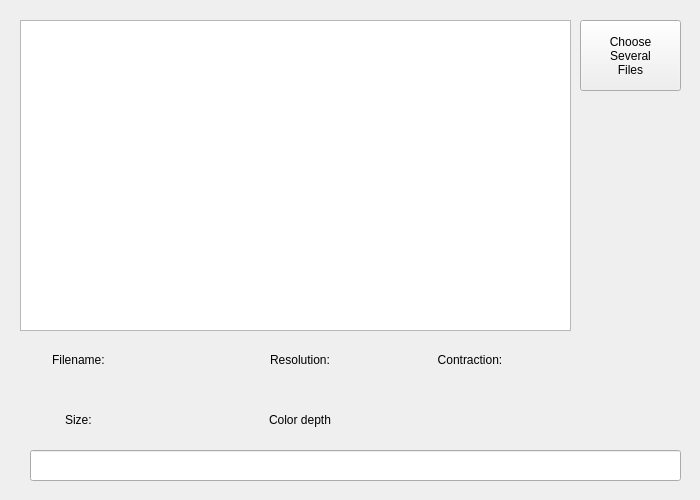
<?xml version="1.0" encoding="UTF-8"?>
<ui version="4.0">
 <class>Widget</class>
 <widget class="QWidget" name="Widget">
  <property name="geometry">
   <rect>
    <x>0</x>
    <y>0</y>
    <width>700</width>
    <height>500</height>
   </rect>
  </property>
  <property name="windowTitle">
   <string>Widget</string>
  </property>
  <widget class="QListView" name="listView">
   <property name="geometry">
    <rect>
     <x>20</x>
     <y>20</y>
     <width>551</width>
     <height>311</height>
    </rect>
   </property>
  </widget>
  <widget class="QLabel" name="Label_1">
   <property name="geometry">
    <rect>
     <x>30</x>
     <y>340</y>
     <width>100</width>
     <height>40</height>
    </rect>
   </property>
   <property name="frameShape">
    <enum>QFrame::NoFrame</enum>
   </property>
   <property name="frameShadow">
    <enum>QFrame::Plain</enum>
   </property>
   <property name="text">
    <string>Filename: </string>
   </property>
   <property name="alignment">
    <set>Qt::AlignCenter</set>
   </property>
  </widget>
  <widget class="QLabel" name="Label_5">
   <property name="geometry">
    <rect>
     <x>30</x>
     <y>400</y>
     <width>100</width>
     <height>40</height>
    </rect>
   </property>
   <property name="frameShape">
    <enum>QFrame::NoFrame</enum>
   </property>
   <property name="frameShadow">
    <enum>QFrame::Plain</enum>
   </property>
   <property name="text">
    <string>Size: </string>
   </property>
   <property name="alignment">
    <set>Qt::AlignCenter</set>
   </property>
  </widget>
  <widget class="QLabel" name="Label_3">
   <property name="geometry">
    <rect>
     <x>250</x>
     <y>340</y>
     <width>100</width>
     <height>40</height>
    </rect>
   </property>
   <property name="frameShape">
    <enum>QFrame::NoFrame</enum>
   </property>
   <property name="frameShadow">
    <enum>QFrame::Plain</enum>
   </property>
   <property name="text">
    <string>Resolution:</string>
   </property>
   <property name="alignment">
    <set>Qt::AlignCenter</set>
   </property>
  </widget>
  <widget class="QLabel" name="Label_4">
   <property name="geometry">
    <rect>
     <x>250</x>
     <y>400</y>
     <width>100</width>
     <height>40</height>
    </rect>
   </property>
   <property name="frameShape">
    <enum>QFrame::NoFrame</enum>
   </property>
   <property name="frameShadow">
    <enum>QFrame::Plain</enum>
   </property>
   <property name="text">
    <string>Color depth</string>
   </property>
   <property name="alignment">
    <set>Qt::AlignCenter</set>
   </property>
  </widget>
  <widget class="QLabel" name="Label_2">
   <property name="geometry">
    <rect>
     <x>420</x>
     <y>340</y>
     <width>100</width>
     <height>40</height>
    </rect>
   </property>
   <property name="frameShape">
    <enum>QFrame::Box</enum>
   </property>
   <property name="frameShadow">
    <enum>QFrame::Plain</enum>
   </property>
   <property name="lineWidth">
    <number>0</number>
   </property>
   <property name="midLineWidth">
    <number>0</number>
   </property>
   <property name="text">
    <string>Contraction:</string>
   </property>
   <property name="alignment">
    <set>Qt::AlignCenter</set>
   </property>
  </widget>
  <widget class="QLabel" name="FileName">
   <property name="geometry">
    <rect>
     <x>130</x>
     <y>350</y>
     <width>120</width>
     <height>20</height>
    </rect>
   </property>
   <property name="text">
    <string/>
   </property>
  </widget>
  <widget class="QLineEdit" name="lineEdit">
   <property name="geometry">
    <rect>
     <x>30</x>
     <y>450</y>
     <width>651</width>
     <height>31</height>
    </rect>
   </property>
   <property name="frame">
    <bool>true</bool>
   </property>
   <property name="readOnly">
    <bool>true</bool>
   </property>
  </widget>
  <widget class="QLabel" name="Contraction">
   <property name="geometry">
    <rect>
     <x>520</x>
     <y>350</y>
     <width>100</width>
     <height>20</height>
    </rect>
   </property>
   <property name="text">
    <string/>
   </property>
  </widget>
  <widget class="QLabel" name="Resolution">
   <property name="geometry">
    <rect>
     <x>350</x>
     <y>350</y>
     <width>120</width>
     <height>20</height>
    </rect>
   </property>
   <property name="text">
    <string/>
   </property>
  </widget>
  <widget class="QLabel" name="Color_depth">
   <property name="geometry">
    <rect>
     <x>350</x>
     <y>410</y>
     <width>100</width>
     <height>20</height>
    </rect>
   </property>
   <property name="text">
    <string/>
   </property>
  </widget>
  <widget class="QLabel" name="Size">
   <property name="geometry">
    <rect>
     <x>130</x>
     <y>410</y>
     <width>120</width>
     <height>20</height>
    </rect>
   </property>
   <property name="text">
    <string/>
   </property>
  </widget>
  <widget class="QPushButton" name="multiChoice">
   <property name="geometry">
    <rect>
     <x>580</x>
     <y>20</y>
     <width>101</width>
     <height>71</height>
    </rect>
   </property>
   <property name="text">
    <string>Choose
Several
Files</string>
   </property>
  </widget>
 </widget>
 <resources/>
 <connections/>
</ui>
